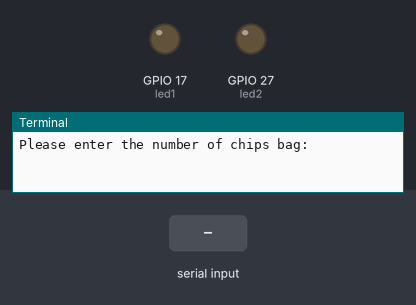
Bench run of a program on a simulated Raspberry Pi (BCM pin numbers). Parts: output pins drawn as LEDs (lit = HIGH), the last lines printed to the terminal. Inputs (shaded band) come from the test bench. At 7.8 s the program stops and its outputs stay as they are.

Above: at 1.2 s.
1.3 s: "5" typed at the terminal, then Enter
2.8 s: "90" typed at the terminal, then Enter
At 3.3 s:
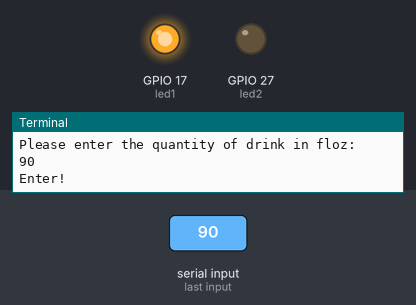
Timing chart, 0 to 9.3 s (numbered marks = the images above; inputs shaded):
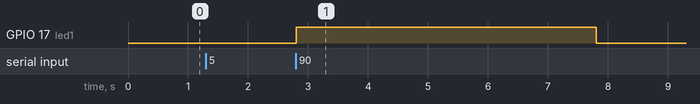

The program:

chips_drink.py
```python
from gpiozero import LED
from time import sleep

led1 = LED(17)
led2 = LED(27)

try:
    chips = int(input("Please enter the number of chips bag:"))
    drink = float(input("Please enter the quantity of drink in floz:"))

    # add a while True: to kepp it on
    if((chips >= 2) and (drink > 32.0)):
        print("Enter!")
        led1.on()
        sleep(5)
    else:
        print("Do not enter!")
        led2.on()
        sleep(5)


except KeyboardInterrupt:
    pass
finally:
    led1.off()
    led1.close()
    led2.off()
    led2.close()
    print("Cleaned up")
```

Measured:
- after the input at 2.8 s, GPIO 17 (led1): LOW → HIGH at once, → LOW 5.0 s later
